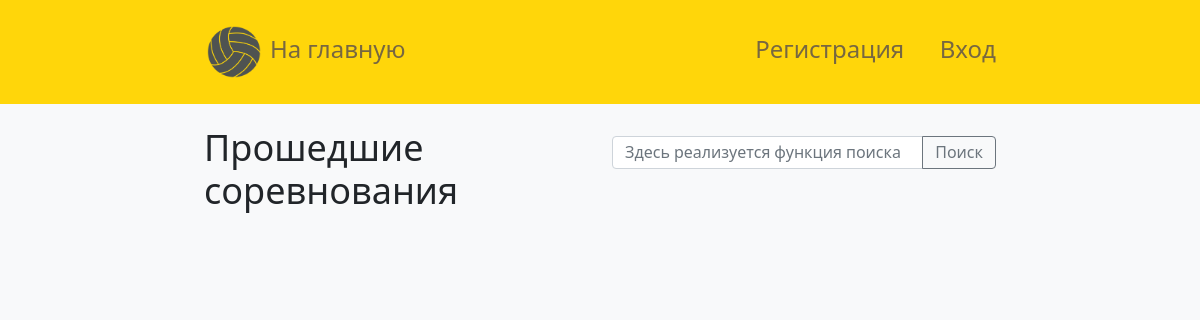
The app's page /past/, older data.
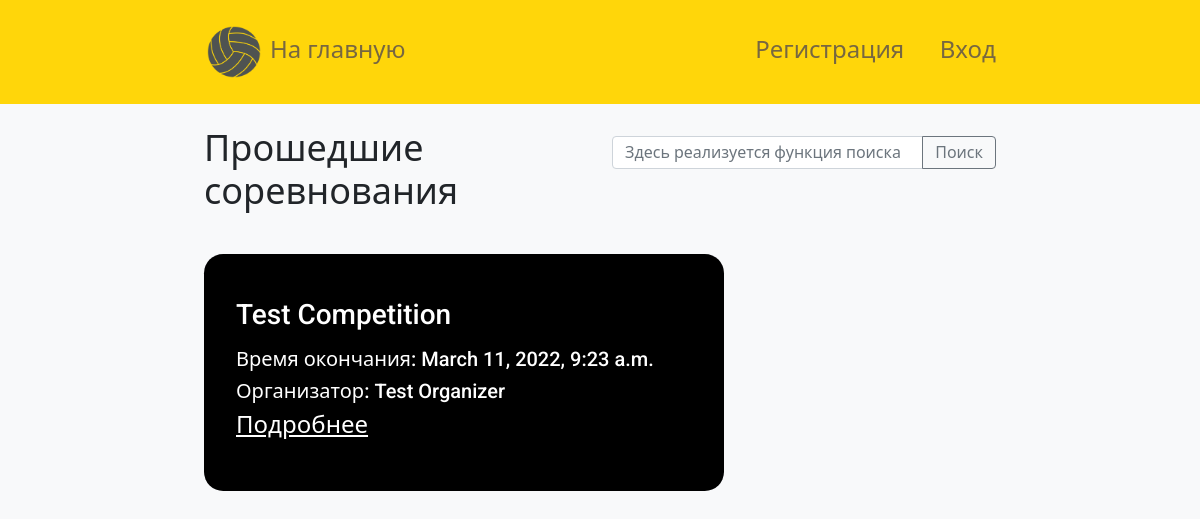
The same page, newer data.
### SCSapp/models.py (models this page shows, shortened)
class Competition(models.Model):
    ANNOUNSED = 'Announsed'
    CURRENT = 'Current'
    PAST = 'Past'
    competitionStatusChoises = [
        (ANNOUNSED, 'Announsed'),
        (CURRENT, 'Current'),
        (PAST, 'Past'),
    ]
    status = models.CharField(
        max_length=12,
        choices=competitionStatusChoises
    )
    name = models.CharField(max_length=100, verbose_name="Заголовок")
    discription = models.TextField(blank=True, verbose_name="Описание")
    lastTimeForApplications = models.DateTimeField(verbose_name="Заявки на участие принимаются до")
    competitionEndDateTime = models.DateTimeField(blank=True, null=True, verbose_name="Соревнование завершилось")
    organizer = models.ForeignKey(User, on_delete=models.CASCADE, verbose_name="Организатор")
    organizerName = models.CharField(max_length=32, null=True)
    theNumberOfTeamsRequiredToStartTheCompetition = models.IntegerField(default=4)
    protocol = models.FileField(upload_to='competition_protocols', null=True, blank=True, verbose_name="Протокол")
    class Meta:
        permissions = [
            ('control_competition','the user must be the judge')
        ]
        verbose_name = 'Соревнование'
        verbose_name_plural = 'Соревнования'

### SCSapp/views.py (the view)
# urls.py: path('past/', views.pastCompetitionsView, name='pastCompetition' ),
def pastCompetitionsView(request):
    userAuth = request.user.is_authenticated
    pastCompetitions = Competition.objects.all().filter(status=Competition.PAST)
    for comp in pastCompetitions:
        if len(comp.discription) > 200:
            comp.discription = comp.discription[:180] + "..."
    pageLen = 3
    if len(pastCompetitions) > pageLen:
        paginator = Paginator(pastCompetitions, pageLen)
        page_number = request.GET.get('page', 1)
        page_obj = paginator.get_page(page_number)
        pageList = paginator.get_elided_page_range(number=page_number)
        return render(request, 'pastCompPage.html', {'page_obj': page_obj, 'pageList':pageList, 'paginator':True,
            "userIsJudge": request.user.has_perm('SCS.control_competition'), "userAuth":userAuth})
    else:
            return render(request, 'pastCompPage.html', {'page_obj':pastCompetitions, 'paginator': False, 'pageList':[],
            "userAuth":userAuth, "userIsJudge": request.user.has_perm('SCS.control_competition')})

### templates/pastCompPage.html (shortened to what this page needs)
{% extends 'base.html' %}
{% block content %}
<div class="row mb-5">
        <div class="col">
            <div class="row">
                <h2 class="col-6">Прошедшие соревнования</h2>
                <div class="col-6 mt-2">
                    <div class="input-group mb-3">
                        <input type="text" class="form-control" placeholder="Здесь реализуется функция поиска" aria-label="Recipient's username" aria-describedby="button-addon2">
                        <button class="btn btn-outline-secondary" type="button" id="button-addon2">Поиск</button>
                    </div>
                </div>
            </div>
            {% for competition in page_obj %}
            <div class="row justify-content-start">
                <div class="col-8">
                    <div class="competition pastCompetition">
                        <p class="h3 mb-3"> {{ competition.name }} </p>
                        <p class="h5"> Время окончания: {{ competition.competitionEndDateTime }} </p>
                        <p class="h5"> Организатор: {{ competition.organizerName }} </p>
                        <div class="row">
                            <div class="col-6 link">
                                <a href="{% url 'competition' competition.id %}"><h4>Подробнее</h4></a>
                            </div>
                            <div class="col-6">
                            </div>
                        </div>
                    </div>
                </div>
            </div>
            {% endfor %}
        </div>
</div>
{% endblock %}

### templates/base.html (shortened to what this page needs)
<!DOCTYPE html>
<html lang="en">
<head>
    {% load static %}
    <link href="{% static 'css/custom.css' %}" rel="stylesheet">
    <link rel="stylesheet" type="text/css" href="{% static 'css/jquery.datetimepicker.css' %}"/>
</head>
<body class="bg-light">
    <nav class="navbar navbar-expand-lg bg-warning">
        <div class="col">
            <div class="row justify-content-center">
                <div class="col-11 col-xl-8">
                    <div class="row justify-content-fluid">
                        <div class="col-auto my-3">
                            <a class="navbar-brand nav-link" href="{% url 'homePage' %}">
                                <img src="{% static 'volleyball.png' %}" alt="" width="60" height="52">
                                На главную
                            </a>
                        </div>
                        <div class="col-auto">
                        </div>
                        <div class="col my-3">
                            <div class="row justify-content-end">
                                {% if userAuth %}
                                    <div class="col text-end">
                                        <a class="nav-link" href="{% url 'logout' %}">Выход</a>
                                    </div>
                                {% else %}
                                    <div class="col text-end">
                                        <a class="nav-link" href="{% url 'signup' %}">
                                            Регистрация
                                        </a>
                                    </div>
                                    <div class="col-sm-3 col-md-2 text-end bx-0">
                                        <a class="nav-link" href="{% url 'login' %}">
                                            Вход
                                        </a>
                                    </div>
                                {% endif %}
                            </div>
                        </div>
                    </div>
                </div>
            </div>
        </div>
    </nav>
    <div class="conteiner">
        <div class="row justify-content-center">
            <div class="col-11 col-xl-8">
                {% block content %}{% endblock %}
            </div>
        </div>
    </div>
</body>
</html>

Row changes from the older to the newer data that the page shows:
added Competition: name "Test Competition", competitionEndDateTime "March 11, 2022, 9:23 a.m.", organizerName "Test Organizer"
